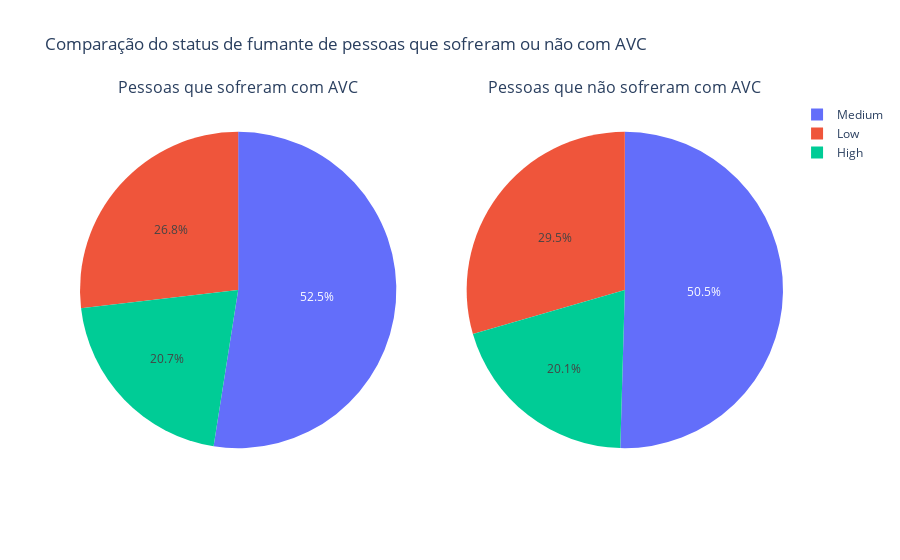

Notebook code for this chart:
### Code cell
categorias = df3["ses"].unique()

frequencias = df3[df3["stroke"] == "occurred"]["ses"].value_counts(dropna=False).reindex(categorias, fill_value=0).reset_index()
frequencias.columns = ["ses", "frequencia"]

frequencias2 = df3[df3["stroke"] == "not occurred"]["ses"].value_counts(dropna=False).reindex(categorias, fill_value=0).reset_index()
frequencias2.columns = ["ses", "frequencia"]

fig = make_subplots(rows=1, cols=2, 
                    subplot_titles=("Pessoas que sofreram com AVC", "Pessoas que não sofreram com AVC"), 
                    specs=[[{"type": "domain"}, {"type": "domain"}]])

fig.add_trace(go.Pie(labels=frequencias["ses"], values=frequencias["frequencia"], name="Grupo 1"), row=1, col=1)
fig.add_trace(go.Pie(labels=frequencias2["ses"], values=frequencias2["frequencia"], name="Grupo 2"), row=1, col=2)

fig.update_layout(title_text="Comparação do status de fumante de pessoas que sofreram ou não com AVC", showlegend=True)

fig.show()

### Figure 1 — Plotly figure (JSON) as saved in the notebook; plotly's stock layout.template omitted (floating-point values rounded to 4 significant figures)
{"data": [{"domain": {"x": [0, 0.45], "y": [0, 1]}, "labels": ["Medium", "Low", "High"], "name": "Grupo 1", "type": "pie", "values": [1563, 799, 616]}, {"domain": {"x": [0.55, 1], "y": [0, 1]}, "labels": ["Medium", "Low", "High"], "name": "Grupo 2", "type": "pie", "values": [3543, 2071, 1408]}], "layout": {"annotations": [{"font": {"size": 16}, "showarrow": false, "text": "Pessoas que sofreram com AVC", "x": 0.225, "xanchor": "center", "xref": "paper", "y": 1, "yanchor": "bottom", "yref": "paper"}, {"font": {"size": 16}, "showarrow": false, "text": "Pessoas que não sofreram com AVC", "x": 0.775, "xanchor": "center", "xref": "paper", "y": 1, "yanchor": "bottom", "yref": "paper"}], "autosize": true, "showlegend": true, "title": {"text": "Comparação do status de fumante de pessoas que sofreram ou não com AVC"}}}
